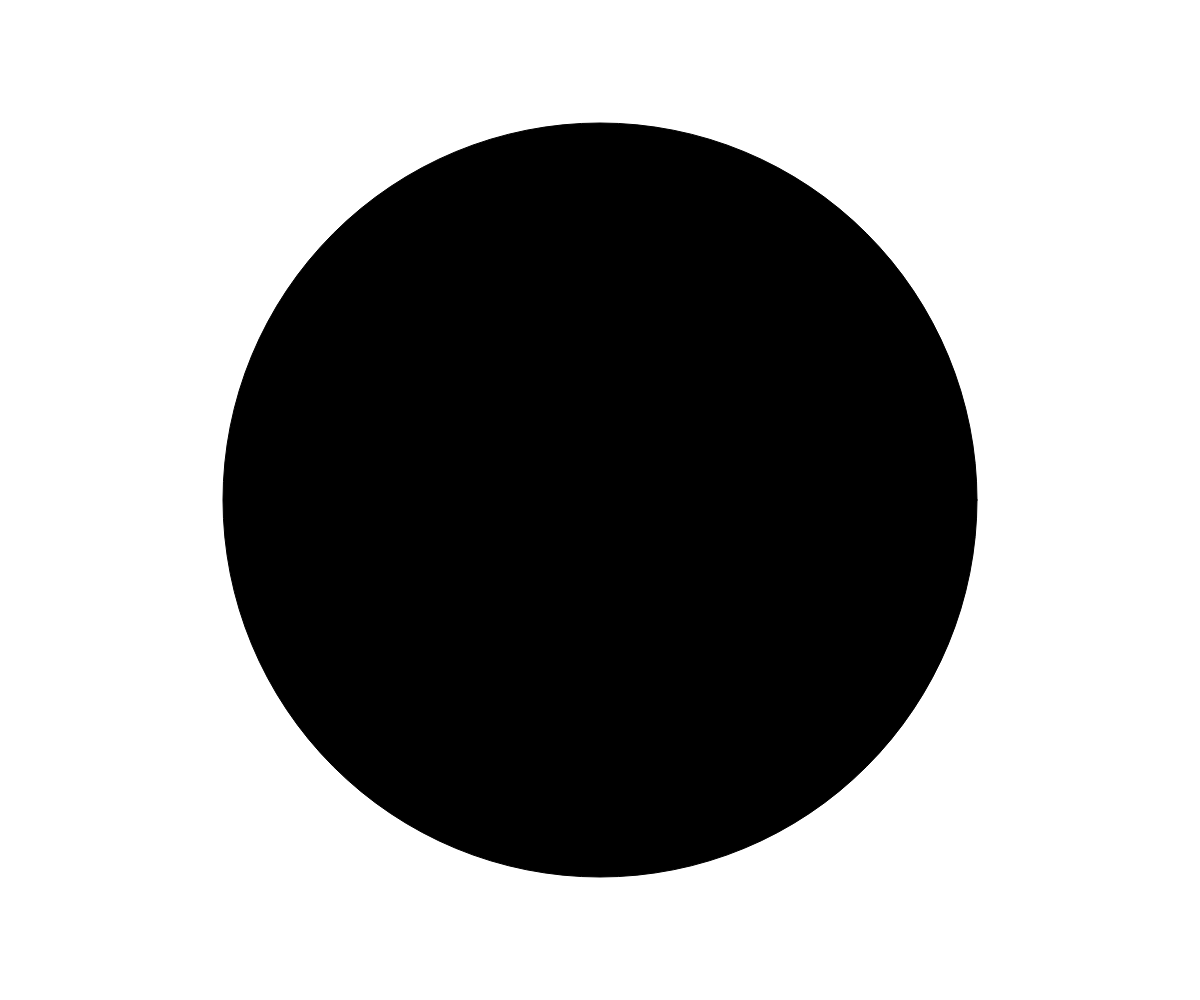
Frame 1 (no input)
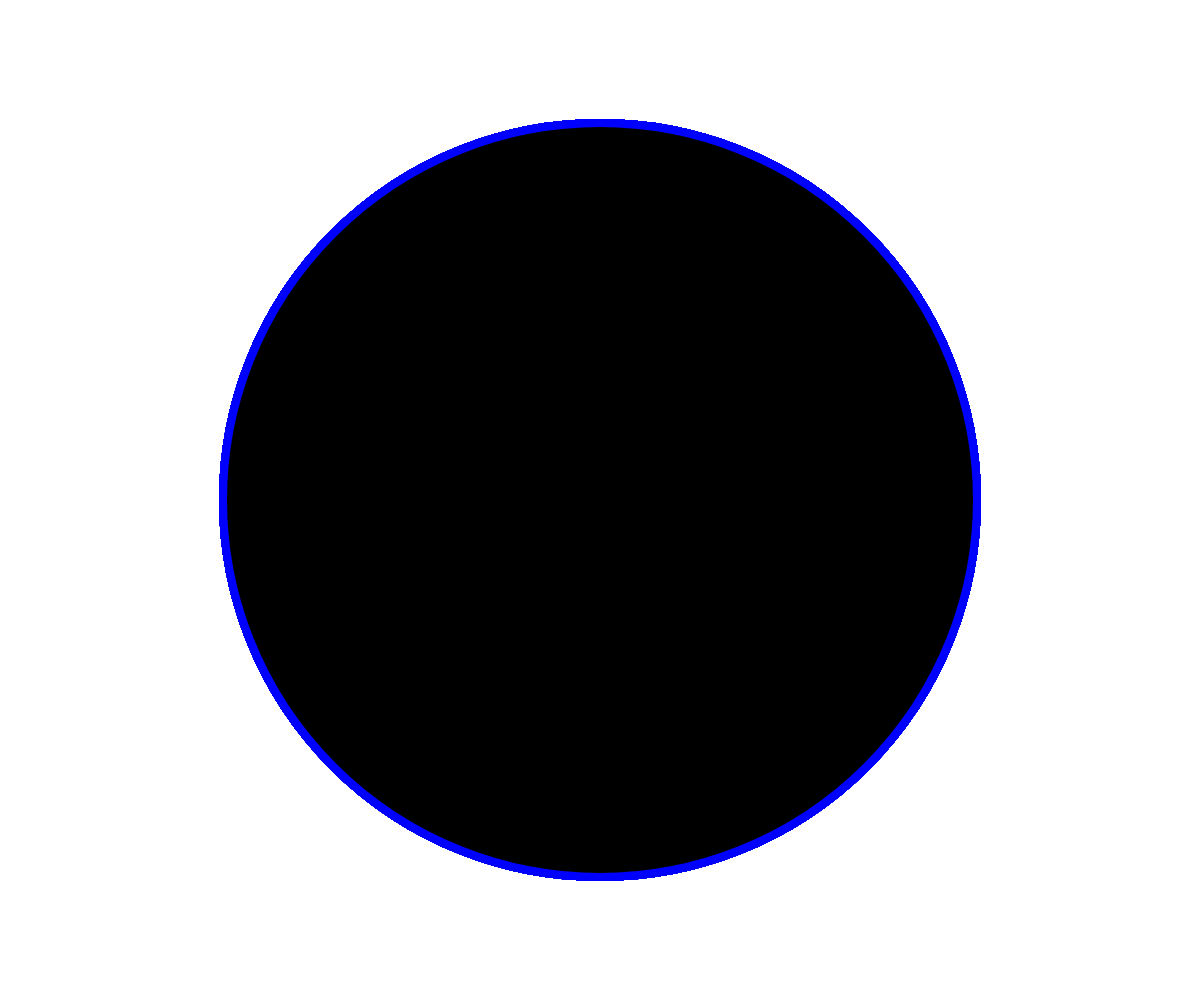
Frame 60 (no input)
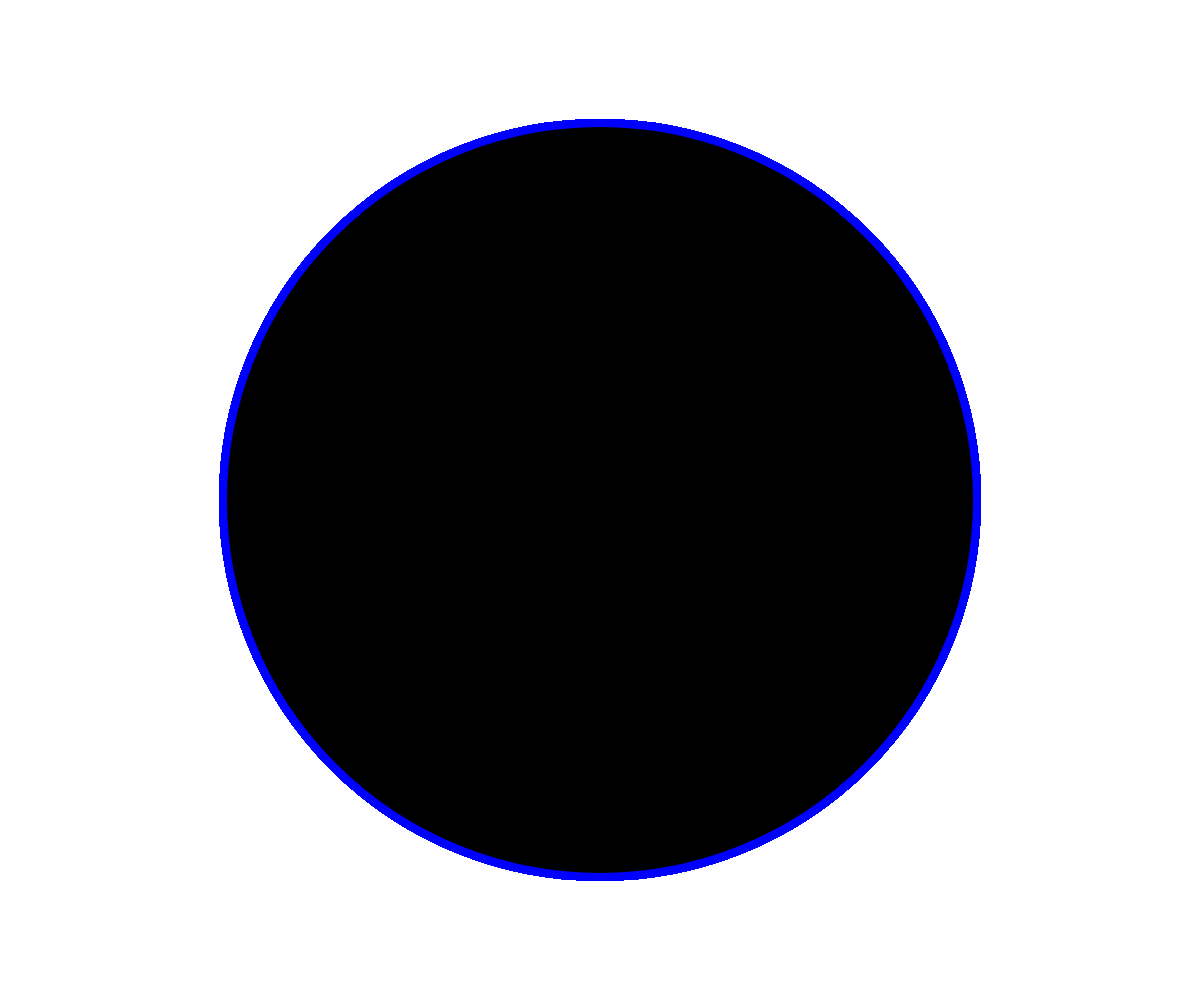
Frame 120 (the mouse pressed at the canvas centre since frame 60)

The p5.js sketch that drew these frames (run headless with seeded random() and noise() and a simulated clock; from frame 60 on, the mouse is pressed at the canvas centre):

// p5.js sketch
// ── sketch.js
let motion = false;
let ios = false;

if (typeof DeviceMotionEvent.requestPermission === 'function')
  document.body.addEventListener('click', function() {
    DeviceMotionEvent.requestPermission()
      .then(function() {
        console.log('DeviceMotionEvent enabled');
        motion = true;
        ios = true;
      })
      .catch(function(error) {
        console.warn('DeviceMotionEvent not enabled', error);
      })
  })


function setup() {
  createCanvas(windowWidth, windowHeight);
  background(255);
}

function draw() {
  fill(rotationX,rotationY,rotationZ)
 
  let zMotion = round(width / 5 * abs(radians(rotationZ) - PI))
  let yMotion = round(height / 2 + rotationX * 10)
  let xMotion = round(width / 2 + rotationY * 10)

  circle(xMotion, yMotion, zMotion)
  stroke("Blue");
  strokeWeight(8);
  
}
